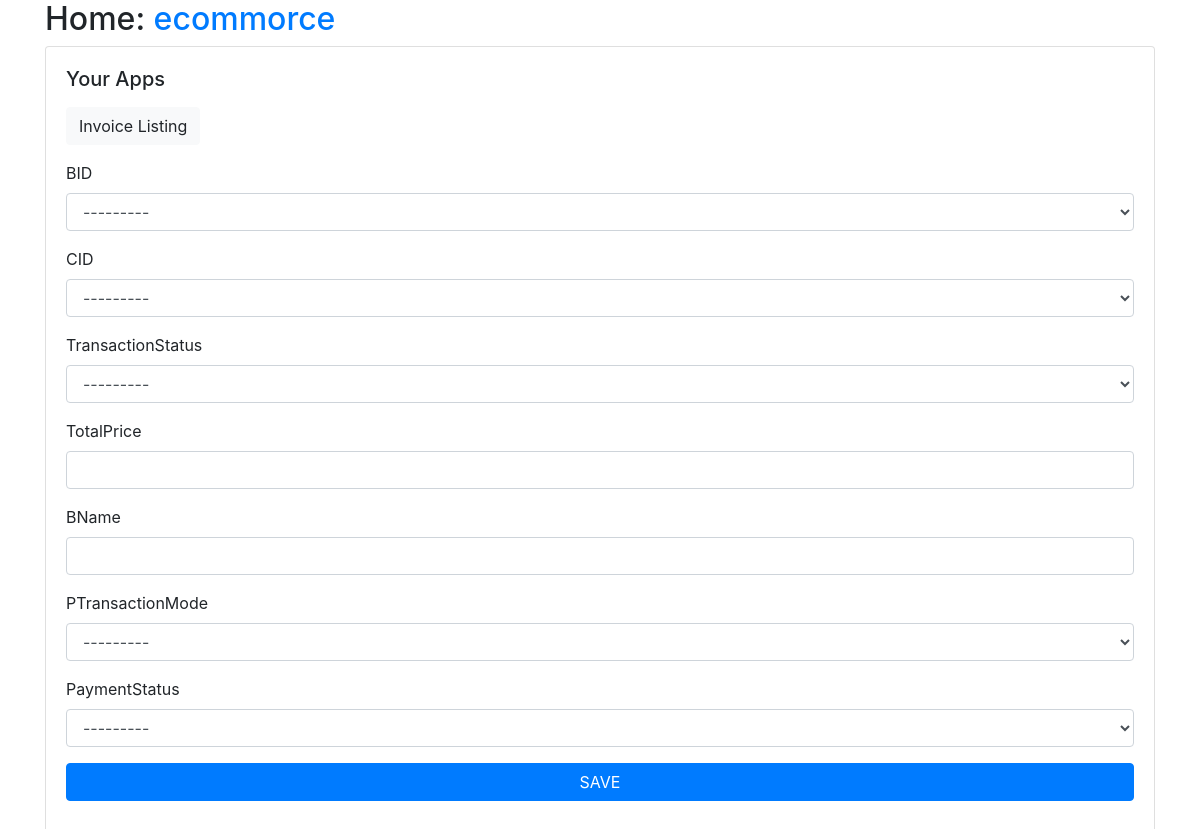
Screenshot of /Transaction/Transaction/Invoice/create/ with the database file from the repository.
### BusinessOwener/models.py (models this page shows, shortened)
class storeprofile(models.Model):
    user = models.ForeignKey(profile,on_delete=models.CASCADE)
    BID = models.BigAutoField(primary_key=True)
    BStoreName = models.CharField(max_length=50)
    BPinCode = models.PositiveIntegerField()
    BAddressLine1 = models.TextField(max_length=100)
    BAddressLine2 = models.TextField(max_length=100)
    last_updated = models.DateTimeField(auto_now=True, editable=False)
    created = models.DateTimeField(auto_now_add=True, editable=False)
    class Meta:
        pass
    def __str__(self):
        return str(self.pk)

### users/models.py (models this page shows, shortened)
class profile(AbstractUser):
    slug = models.SlugField()
    created = models.DateTimeField(auto_now_add=True, editable=False)
    MobileNumber = models.CharField(max_length=13)
    birthday = models.DateField(default=datetime.date.today())
    profileimage = models.ImageField(upload_to="upload/profileimages/")
    last_updated = models.DateTimeField(auto_now=True, editable=False)
    class Meta:
        pass
    def __str__(self):
        return str(self.pk)

### Transaction/models.py (models this page shows, shortened)
class TransactionStatus(models.Model):
    created = models.DateTimeField(auto_now_add=True, editable=False)
    name = models.CharField(max_length=30)
    last_updated = models.DateTimeField(auto_now=True, editable=False)
    id = models.AutoField(primary_key=True)
    class Meta:
        pass
    def __str__(self):
        return str(self.name)

class TransactionMode(models.Model):
    id = models.AutoField(primary_key=True)
    created = models.DateTimeField(auto_now_add=True, editable=False)
    last_updated = models.DateTimeField(auto_now=True, editable=False)
    name = models.CharField(max_length=30)
    class Meta:
        pass
    def __str__(self):
        return str(self.name)

class PaymentStatus(models.Model):
    name = models.CharField(max_length=30)
    created = models.DateTimeField(auto_now_add=True, editable=False)
    id = models.AutoField(primary_key=True)
    last_updated = models.DateTimeField(auto_now=True, editable=False)
    class Meta:
        pass
    def __str__(self):
        return str(self.name)

### Transaction/views.py (the view)
# urls.py: path("Transaction/Invoice/create/", views.InvoiceCreateView.as_view(), name="Transaction_Invoice_create"),
class InvoiceCreateView(generic.CreateView):
    model = models.Invoice
    form_class = forms.InvoiceForm

### Transaction/forms.py
class InvoiceForm(forms.ModelForm):
    class Meta:
        model = models.Invoice
        fields = [
            "BID",
            "CID",
            "TransactionStatus",
            "TotalPrice",
            "BName",
            "PTransactionMode",
            "PaymentStatus",
        ]

### Transaction/templates/Transaction/invoice_form.html (shortened to what this page needs)
{% extends "base.html" %}
{% load static %}
{% block content %}
<p>
    <a class="btn btn-light" href="{% url 'Transaction_Invoice_list' %}">
    Invoice Listing
    </a>
</p>
<form method="post" enctype="multipart/form-data">
  {% for field in form %}
  <div class="form-group">
      <label>{{ field.label }}</label>
      {% if field.field.widget.input_type != "select" %}
      <input type="{{ field.field.widget.input_type }}" name={{ field.name }} id="{{ field.name }}" class="form-control">
      {% endif %}
      {% if field.field.widget.input_type == "select" %}
      <select name={{ field.name }} id="{{ field.name }}" class="form-control">
          {% for id,value in field.field.choices %}
              <option value="{{ id }}">{{ value }}</option>
          {% endfor %}
      </select>
      {% endif %}
  </div>
  {% endfor %}
  <button type="submit" class="btn btn-primary btn-block">SAVE</button>
</form>
{% endblock %}

### rows the page displays
storeprofile: BID "---------"
profile: CID "---------"
TransactionStatus: TransactionStatus "---------"
TransactionMode: PTransactionMode "---------"
PaymentStatus: PaymentStatus "---------"

### other values shown
{{ field.label }} "BID" "CID" "TransactionStatus" "TotalPrice" "BName" "PTransactionMode" "PaymentStatus"
